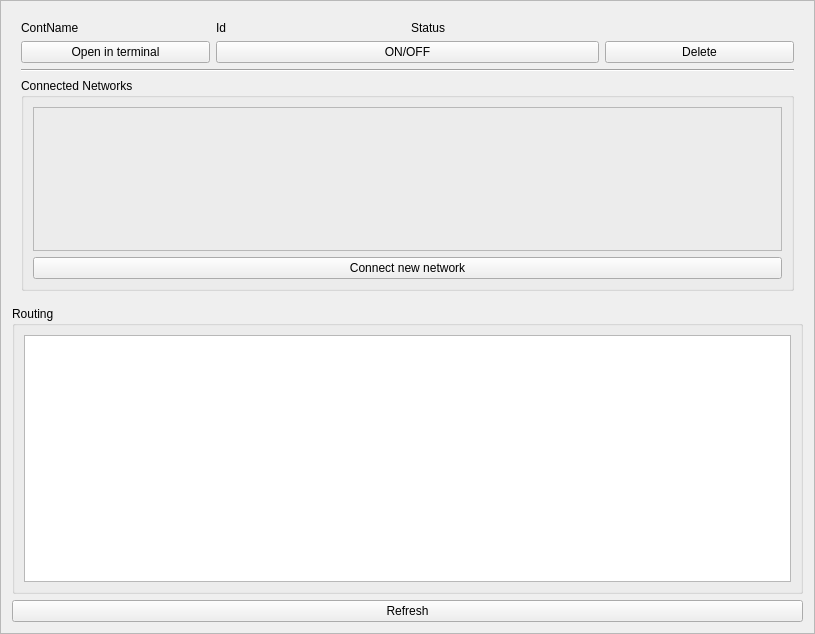
<?xml version="1.0" encoding="UTF-8"?>
<ui version="4.0">
 <class>QContainerWidgetExam</class>
 <widget class="QFrame" name="QContainerWidgetExam">
  <property name="geometry">
   <rect>
    <x>0</x>
    <y>0</y>
    <width>815</width>
    <height>634</height>
   </rect>
  </property>
  <property name="windowTitle">
   <string>Frame</string>
  </property>
  <property name="frameShape">
   <enum>QFrame::StyledPanel</enum>
  </property>
  <property name="frameShadow">
   <enum>QFrame::Raised</enum>
  </property>
  <layout class="QGridLayout" name="gridLayout">
   <item row="0" column="0">
    <widget class="QWidget" name="ContWidget" native="true">
     <property name="sizePolicy">
      <sizepolicy hsizetype="MinimumExpanding" vsizetype="MinimumExpanding">
       <horstretch>0</horstretch>
       <verstretch>0</verstretch>
      </sizepolicy>
     </property>
     <layout class="QGridLayout" name="gridLayout_6">
      <item row="1" column="0">
       <widget class="QLabel" name="ContNameLabel">
        <property name="sizePolicy">
         <sizepolicy hsizetype="Preferred" vsizetype="Fixed">
          <horstretch>0</horstretch>
          <verstretch>0</verstretch>
         </sizepolicy>
        </property>
        <property name="text">
         <string>ContName</string>
        </property>
       </widget>
      </item>
      <item row="5" column="0" colspan="4">
       <widget class="QGroupBox" name="ContGroupBoxNet">
        <property name="sizePolicy">
         <sizepolicy hsizetype="Preferred" vsizetype="MinimumExpanding">
          <horstretch>0</horstretch>
          <verstretch>0</verstretch>
         </sizepolicy>
        </property>
        <property name="title">
         <string>Connected Networks</string>
        </property>
        <layout class="QGridLayout" name="gridLayout_9">
         <item row="0" column="0">
          <widget class="QFrame" name="ConnNetFrame">
           <property name="sizePolicy">
            <sizepolicy hsizetype="Preferred" vsizetype="MinimumExpanding">
             <horstretch>0</horstretch>
             <verstretch>0</verstretch>
            </sizepolicy>
           </property>
           <property name="frameShape">
            <enum>QFrame::StyledPanel</enum>
           </property>
           <property name="frameShadow">
            <enum>QFrame::Raised</enum>
           </property>
           <layout class="QGridLayout" name="gridLayoutNet"/>
          </widget>
         </item>
         <item row="1" column="0">
          <widget class="QPushButton" name="netConnectBtn">
           <property name="text">
            <string>Connect new network</string>
           </property>
          </widget>
         </item>
        </layout>
       </widget>
      </item>
      <item row="1" column="1">
       <widget class="QLabel" name="ContIdLabel">
        <property name="text">
         <string>Id</string>
        </property>
       </widget>
      </item>
      <item row="2" column="3">
       <widget class="QPushButton" name="ContDelBtn">
        <property name="text">
         <string>Delete</string>
        </property>
       </widget>
      </item>
      <item row="4" column="0" colspan="4">
       <widget class="Line" name="ContLine">
        <property name="orientation">
         <enum>Qt::Horizontal</enum>
        </property>
       </widget>
      </item>
      <item row="2" column="0">
       <widget class="QPushButton" name="ContTermOpenBtn">
        <property name="text">
         <string>Open in terminal</string>
        </property>
       </widget>
      </item>
      <item row="2" column="1" colspan="2">
       <widget class="QPushButton" name="onOffBtn">
        <property name="text">
         <string>ON/OFF</string>
        </property>
       </widget>
      </item>
      <item row="1" column="2" colspan="2">
       <widget class="QLabel" name="ContStatusLabel">
        <property name="text">
         <string>Status</string>
        </property>
       </widget>
      </item>
     </layout>
    </widget>
   </item>
   <item row="1" column="0">
    <widget class="QGroupBox" name="ContGroupBoxRoute">
     <property name="sizePolicy">
      <sizepolicy hsizetype="MinimumExpanding" vsizetype="MinimumExpanding">
       <horstretch>0</horstretch>
       <verstretch>0</verstretch>
      </sizepolicy>
     </property>
     <property name="title">
      <string>Routing</string>
     </property>
     <layout class="QGridLayout" name="gridLayout_8">
      <item row="0" column="0" colspan="4">
       <widget class="QTextBrowser" name="ContRTextBrowser"/>
      </item>
     </layout>
    </widget>
   </item>
   <item row="2" column="0">
    <widget class="QPushButton" name="ContBtnRRefresh">
     <property name="text">
      <string>Refresh</string>
     </property>
    </widget>
   </item>
  </layout>
 </widget>
 <resources/>
 <connections/>
</ui>
